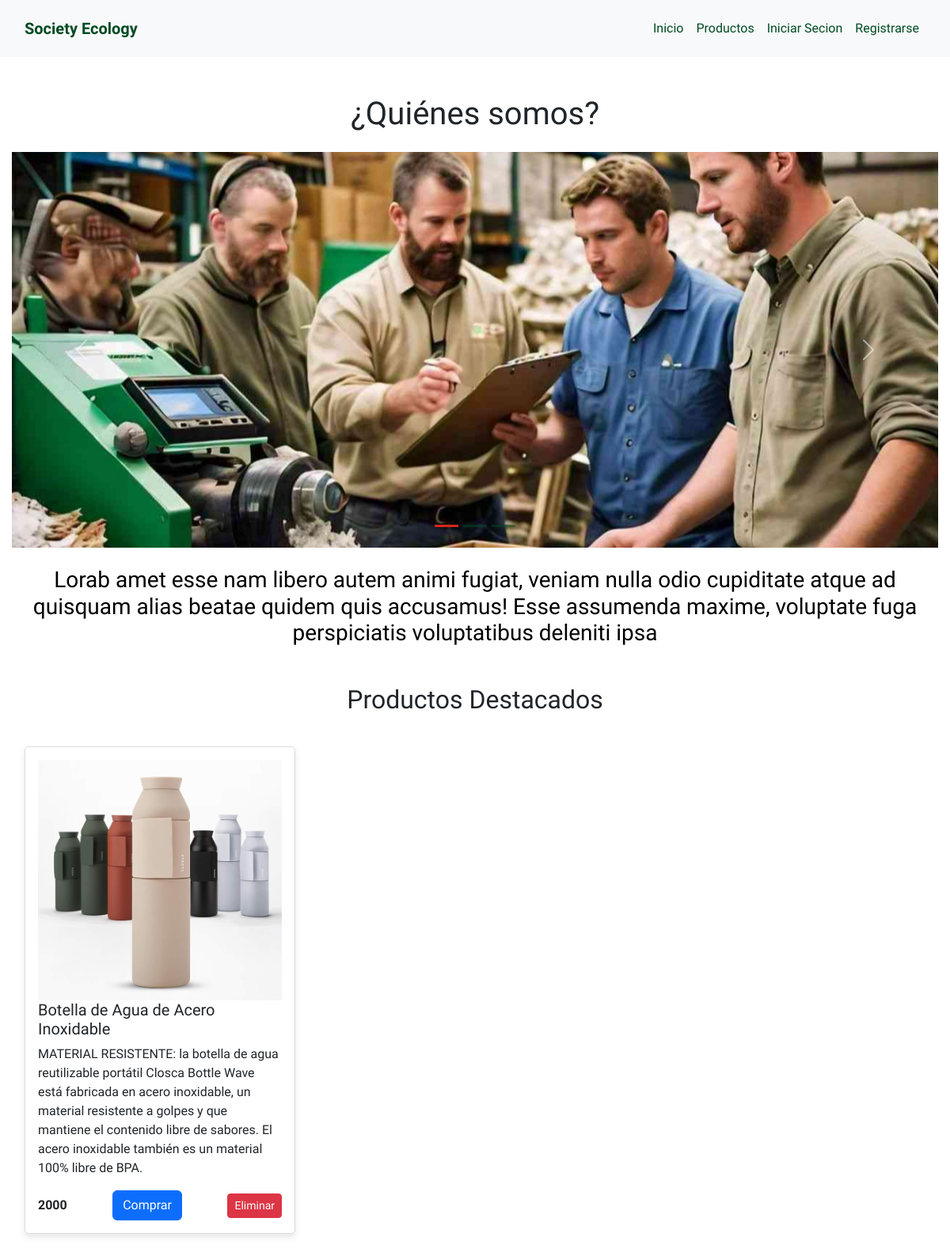
The page / on the database its author committed.
### tienda/models.py (models this page shows, shortened)
class Producto(models.Model):
    nombre = models.CharField(max_length=100, null=False, blank=False)
    descripcion = models.TextField(null=True, blank=True)
    precio = models.DecimalField(max_digits=10, decimal_places=0, null=False, blank=False)
    imagen = models.ImageField(upload_to="producto", null=True, blank=True)
    favorito = models.BooleanField(default=False)

### tienda/views.py (the view)
# urls.py: path('', views.inicio, name='inicio'),
def inicio(request):
    productos = models.Producto.objects.all()
    data = {
        'productos':productos,
    }
    return render(request, 'index.html',data)

### tienda/templates/index.html (shortened to what this page needs)
{% load static %}
<!DOCTYPE html>
<html lang="es">
<head>
    <link href="https://cdn.jsdelivr.net/npm/bootstrap@5.3.3/dist/css/bootstrap.min.css" rel="stylesheet" />
    <link rel="stylesheet" href="{% static 'css/estilo.css' %}" />
</head>
<body>
    {% block navbar %}
    <header class="bg-light p-3 ">
        <nav class="navbar navbar-expand-lg navbar-light container">
          <a class="navbar-brand" href="#">Society Ecology</a>
          <div class="collapse navbar-collapse justify-content-end" id="navbarNav">
            <ul class="navbar-nav">
                <li class="nav-item"><a class="nav-link" href="{% url 'inicio' %}" data-section="menu">Inicio</a></li>
                <li class="nav-item"><a class="nav-link" href="{% url 'productos'%}" data-section="solicitud">Productos</a></li>
                {% if request.user.is_authenticated  %}
                    <li class="nav-item"><a class="nav-link" href="{% url 'carrito' %}" data-section="catalogo">Carrito de Compras</a></li>
                    <li class="nav-item"><a class="nav-link" href="http://127.0.0.1:8000/admin/" data-section="catalogo">Admin</a></li>
                    <li class="nav-item"><a class="nav-link" href="{% url 'exit' %}" data-section="catalogo">Salir de la Cuenta</a></li>
                {% else %}
                    <li class="nav-item"><a class="nav-link" href="{% url 'login' %}" data-section="catalogo">Iniciar Secion</a></li>
                    <li class="nav-item"><a class="nav-link" href="{% url 'register' %}" data-section="catalogo">Registrarse</a></li>
                {% endif %}
            </ul>
          </div>
        </nav>
    </header>
    {% endblock %}
    {% block main %}
    <main class="container my-5">
        <section id="menu" class="section mb-5">
          <h1 class="text-center mb-4">¿Quiénes somos?</h1>
          <div id="carouselExampleCaptions" class="carousel slide">
            <div class="carousel-indicators">
              <button type="button" data-bs-target="#carouselExampleCaptions" data-bs-slide-to="0" class="active" aria-current="true" aria-label="Slide 1"></button>
              <button type="button" data-bs-target="#carouselExampleCaptions" data-bs-slide-to="1" aria-label="Slide 2"></button>
              <button type="button" data-bs-target="#carouselExampleCaptions" data-bs-slide-to="2" aria-label="Slide 3"></button>
            </div>
            <div class="carousel-inner">
              <div class="carousel-item active">
                <img src="{% static 'imagenes/img1.jpg' %}" class="d-block w-100" alt="personas trabajando">
              </div>
            </div>
            <button class="carousel-control-prev" type="button" data-bs-target="#carouselExampleCaptions" data-bs-slide="prev">
              <span class="carousel-control-prev-icon" aria-hidden="true"></span>
            </button>
            <button class="carousel-control-next" type="button" data-bs-target="#carouselExampleCaptions" data-bs-slide="next">
              <span class="carousel-control-next-icon" aria-hidden="true"></span>
            </button>
          </div>
          <div id="carouselText" class="text-center mt-4" style="color: black;">
            <h3>Lorab amet esse nam libero autem animi fugiat, veniam nulla odio cupiditate atque ad quisquam alias beatae quidem quis accusamus! Esse assumenda maxime, voluptate fuga perspiciatis voluptatibus deleniti ipsa</h3>
          </div>
        </section>
        <section id="catalogo" class="section">
            <h2 class="text-center mb-4">Productos Destacados</h2>
            <div class="row">
                {% for producto in productos %}
                    {% if producto.favorito %}
                    <div class="col-12 col-md-6 col-lg-4 mb-4">
                        <div class="product-container">
                            <div class="product-card">
                                <img src="{{ producto.imagen.url }}" alt="{{ producto.nombre }}">
                                <div class="product-body">
                                    <h5 class="product-title">{{ producto.nombre }}</h5>
                                    <p class="product-description"> {{ producto.descripcion }} </p>
                                </div>
                                <div class="product-footer">
                                    <span class="product-price fw-bold">{{ producto.precio }}</span>
                                    <a href="{% url 'agregar_producto' producto.id %}" class="btn btn-primary">Comprar</a>
                                    <a href="{% url 'eliminar_producto' producto.id %}" class="btn btn-danger btn-sm">Eliminar</a>
                                </div>
                            </div>
                        </div>
                    </div>
                    {% endif %}
                {% endfor %}
            </div>
        </section>
    </main>
    {% endblock %}
</body>
</html>

### tienda/static/css/estilo.css (style rules this page uses)
* { margin: 0; padding: 0; box-sizing: border-box; font-family: "SUSE", sans-serif; }
.container { max-width: 1200px; margin: 0 auto; padding: 0 15px; }
header { background-color: #70E000; }
.navbar-brand { font-weight: bold; color: #004b23; }
.navbar-nav .nav-link { color: #004b23; font-weight: 500; }
.carousel-item img { height: 500px; object-fit: cover; }
.carousel-indicators [data-bs-target] { background-color: #004b23; }
.carousel-indicators .active { background-color: #DB241B; }
.product-container { display: grid; grid-template-columns: repeat(auto-fill, minmax(250px, 1fr)); gap: 16px; padding: 16px; }
.product-card { border: 1px solid #ddd; border-radius: 5px; overflow: hidden; display: flex; flex-direction: column; padding: 16px; box-shadow: 0 4px 8px rgba(0, 0, 0, 0.1); }
.product-card img { width: 100%; height: auto; object-fit: cover; }
.product-footer { display: flex; justify-content: space-between; align-items: center; margin-top: auto; }

### rows shown on the page
Producto: imagen (picture), nombre "Botella de Agua de Acero Inoxidable", descripcion "MATERIAL RESISTENTE: la botella de agua reutilizable portátil Closca Bottle Wave está fabricada en acero inoxidable, un material resistente a golpes y que mantiene el contenido libre de sabores. El acero inoxidable también es un material 100% libre de BPA.", precio "2000"
